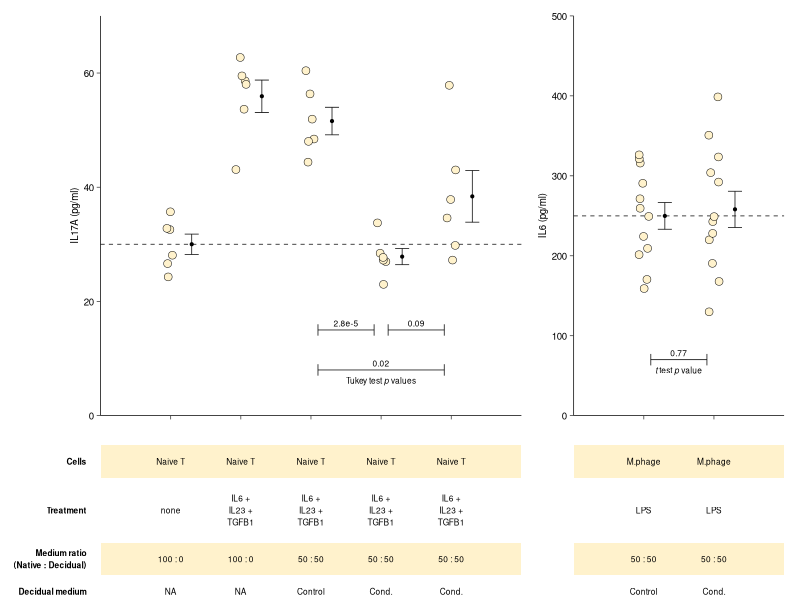

This figure's R source: (Note: this script raises an error after producing the figure.)
### packages ==================================================================
library(tidyverse)
library(cowplot)
library(ggtext)
library(patchwork)

### read absorbance data ======================================================
## IL17A
il17a <- list()
il17a[["stds"]] <- read.csv("data/elisa/20170621_ELISA_IL17A_standards.csv")
il17a[["samp"]] <- read.csv("data/elisa/20170621_ELISA_IL17A_samples.csv")
il17a$samp$sample_name <- factor(il17a$samp$sample_name, 
                                 levels = c("T_unstim", "T_stim", "d0_imm", "d2_imm", "d10_imm"))
il17a[["dilution"]] <- 1 # undiluted samples were used for ELISA

## IL6
il6 <- list()
il6[["stds"]] <- read.csv("data/elisa/20170224_ELISA_IL6_standards.csv") # same batch as samples
il6[["samp"]] <- read.csv("data/elisa/20170326_ELISA_IL6_samples.csv") 
il6$samp$sample_name <- factor(il6$samp$sample_name, 
                               levels = c("d0", "d2"))
il6[["dilution"]] <- 5 # 1:5 diluted samples were used for ELISA

### calculate concentrations ==================================================
## fit linear models
il17a$lm <- lm(data = il17a$stds, 
               formula = log10(abs_corrected[2:8]) ~ log10(conc_pgml[2:8]))
il6$lm <- lm(data = il6$stds,
             formula = log10(abs_corrected[1:7]) ~ log10(conc_pgml[1:7]))

## calculate concentrations
il17a$samp$conc_pgml <- il17a$dilution * (
  10 ^ (
    (log10(il17a$samp$abs_corrected) - il17a$lm$coefficients[[1]]) /
      il17a$lm$coefficients[[2]]
  )
)

il6$samp$conc_pgml <- il6$dilution * (
  10 ^ (
    (log10(il6$samp$abs_corrected) - il6$lm$coefficients[[1]]) /
      il6$lm$coefficients[[2]]
  )
)

### stats =====================================================================
il17a$anova <- aov(lm(data = il17a$samp, formula = conc_pgml ~ sample_name))
il17a$tukey <- TukeyHSD(il17a$anova)

il6$anova <- aov(lm(data = il6$samp, formula = conc_pgml ~ sample_name))
il6$tukey <- TukeyHSD(il6$anova)

### basic plots ===============================================================
## theme and colors
rectcol1 <- "white" # colors for rectagle annotations. see below.
rectcol2 <- "#FFF2CC"

plot_theme <-  theme_classic() +
  theme(axis.title.x = element_blank(),
        axis.text.x = element_blank(),
        axis.text.y = element_text(size = 7, colour = "black"),
        axis.title.y = element_text(size = 7),
        axis.line = element_line(size = 0.25),
        axis.ticks = element_line(size = 0.25)) 

## IL17A
il17a$p <- ggplot(data = il17a$samp, aes(x = sample_name, y = conc_pgml)) +
  geom_hline(yintercept = mean(il17a$samp$conc_pgml[il17a$samp$sample_name == "T_unstim"]),
             linetype = 2, color = "black", size = 0.25) +
  geom_jitter(size = 2.5, shape = 21, alpha = 2,
              stroke = 0.25, width = 0.075, color = "black", fill = "#FFF2CC") +
  coord_cartesian(ylim = c(0, 70), xlim = c(0, 6), clip = "off", expand = FALSE) +
  stat_summary(data = il17a$samp, fun.data = 'mean_se',
               size = 0.25, colour = 'black', geom = 'errorbar', width = 0.2, 
               position = position_nudge(x = 0.30)) +
  stat_summary(data = il17a$samp, fun.data = 'mean_se',
               geom = 'point', size = 0.75, shape = 21, fill="black",
               position = position_nudge(x = 0.30)) +
  ylab('IL17A (pg/ml)') +
  plot_theme

## IL6
il6$p <- ggplot(data = il6$samp, aes(x = sample_name, y = conc_pgml)) +
  geom_hline(yintercept = mean(il6$samp$conc_pgml[il6$samp$sample_name == "d0"]),
             linetype = 2, color = "black", size = 0.25) +
  geom_jitter(size = 2.5, shape = 21, alpha = 1.5,
              stroke = 0.25, width = 0.075, color = "black", fill = "#FFF2CC") +
  coord_cartesian(ylim = c(0, 500), xlim = c(0, 3), clip = "off", expand = FALSE) +
  stat_summary(data = il6$samp, fun.data = 'mean_se',
               size = 0.25, colour = 'black', geom = 'errorbar', width = 0.2, 
               position = position_nudge(x = 0.30)) +
  stat_summary(data = il6$samp, fun.data = 'mean_se',
               geom = 'point', size = 0.75, shape = 21, fill="black",
               position = position_nudge(x = 0.30)) +
  ylab('IL6 (pg/ml)') +
  plot_theme

### add p values ==============================================================
## IL17A ----------------------------------------------------------------------
# segment data
il17a.seg.adj <- 0.1
il17a.tick.height <- 1
il17a.seg.size <- 0.25

il17a.segs <- data.frame(
  seg = c("1", "2", "3"),
  sample1 = c(3, 3, 4),
  sample2 = c(5, 4, 5),
  pval = c("0.02", "2.8e-5", "0.09"), 
  y = c(8, 15, 15)
)

il17a.segs$x <- il17a.segs$sample1 + il17a.seg.adj
il17a.segs$xend <- il17a.segs$sample2 - il17a.seg.adj
il17a.segs$tick.y <- il17a.segs$y - il17a.tick.height
il17a.segs$tick.yend  <- il17a.segs$y + il17a.tick.height

# add segments and pvals to plot
for(i in 1:nrow(il17a.segs)){
  il17a$p <- il17a$p + # segments
    annotate(geom = "segment", size = il17a.seg.size,
             x = il17a.segs$x[i], xend = il17a.segs$xend[i], 
             y = il17a.segs$y[i], yend = il17a.segs$y[i])
  il17a$p <- il17a$p + # left tick
    annotate(geom = "segment", size = il17a.seg.size,
             x = il17a.segs$x[i], xend = il17a.segs$x[i],
             y = il17a.segs$tick.y[i], yend = il17a.segs$tick.yend[i])
  il17a$p <- il17a$p + # right tick
    annotate(geom = "segment", size = il17a.seg.size,
             x = il17a.segs$xend[i], xend = il17a.segs$xend[i],
             y = il17a.segs$tick.y[i], yend = il17a.segs$tick.yend[i])
  il17a$p <- il17a$p + # pvalue
    annotate(geom = "text", size = 6/.pt, vjust = -0.5,
             x = mean(c(il17a.segs$x[i], il17a.segs$xend[i])), y = il17a.segs$y[i],
             label = il17a.segs$pval[i])
}

il17a$p <- il17a$p +
  annotate(geom = "richtext", label = "Tukey test *p* values",
           x = 4, y = il17a.segs$y[1], size = 6/.pt, vjust = 1.75, 
           fill = NA, 
           label.color = NA, # remove background and outline
           label.padding = grid::unit(0, "pt"))

## IL6 ------------------------------------------------------------------------
# segment data
il6.seg.adj <- 0.1
il6.tick.height <- il17a.tick.height * (500 / 70) # have to convert (ymax of il6 over ymax of il17a)
il6.seg.size <- 0.25

il6.segs <- data.frame(
  seg = c("1"),
  sample1 = c(1),
  sample2 = c(2),
  pval = c("0.77"), 
  y = c(70)
)

il6.segs$x <- il6.segs$sample1 + il6.seg.adj
il6.segs$xend <- il6.segs$sample2 - il6.seg.adj
il6.segs$tick.y <- il6.segs$y - il6.tick.height
il6.segs$tick.yend  <- il6.segs$y + il6.tick.height

# add to plot
for(i in 1:nrow(il6.segs)){
  il6$p <- il6$p + # segments
    annotate(geom = "segment", size = il6.seg.size,
             x = il6.segs$x[i], xend = il6.segs$xend[i], 
             y = il6.segs$y[i], yend = il6.segs$y[i])
  il6$p <- il6$p + # left tick
    annotate(geom = "segment", size = il6.seg.size,
             x = il6.segs$x[i], xend = il6.segs$x[i],
             y = il6.segs$tick.y[i], yend = il6.segs$tick.yend[i])
  il6$p <- il6$p + # right tick
    annotate(geom = "segment", size = il6.seg.size,
             x = il6.segs$xend[i], xend = il6.segs$xend[i],
             y = il6.segs$tick.y[i], yend = il6.segs$tick.yend[i])
  il6$p <- il6$p + # pvalue
    annotate(geom = "text", size = 6/.pt, vjust = -0.5,
             x = mean(c(il6.segs$x[i], il6.segs$xend[i])), y = il6.segs$y[i],
             label = il6.segs$pval[i])
}

il6$p <- il6$p +
  annotate(geom = "richtext", label = "*t* test *p* value",
           x = 1.5, y = il6.segs$y[1], size = 6/.pt, vjust = 1.75, 
           fill = NA, 
           label.color = NA, # remove background and outline
           label.padding = grid::unit(0, "pt"))

### add margins ===============================================================
# add margins to accommodate annotation
il17a$p.mar <- il17a$p +
  theme(plot.margin = margin(6, 6, 125, 45, unit = "pt"))
il6$p.mar <- il6$p +
  theme(plot.margin = margin(6, 6, 125, 6, unit = "pt"))

### parameters for annotation data ============================================
# common to both IL17A and IL6
annsize <- 6/.pt
rectcol1 <- "#FFF2CC"
rectcol2 <- "white" #"#FFFAEA"

### add annotations: IL17A ====================================================
il17a.annstart.y <- -8
il17a.thickness.adj <- 0.9 # for adjusting heigh of box relative to text lines

il17a$ann <- data.frame(
  titles = c("Cells", "Treatment", "Medium ratio\n(Native : Decidual)", "Decidual medium", "Decidualization\nduration (days)"),
  s1 = c("Naive T", "none", "100 : 0", "NA", "NA"),
  s2 = c("Naive T", "IL6 +\nIL23 +\nTGFB1", "100 : 0", "NA", "NA"),
  s3 = c("Naive T", "IL6 +\nIL23 +\nTGFB1", "50 : 50", "Control", "NA"),
  s4 = c("Naive T", "IL6 +\nIL23 +\nTGFB1", "50 : 50", "Cond.", "2"),
  s5 = c("Naive T", "IL6 +\nIL23 +\nTGFB1", "50 : 50", "Cond.", "10"),
  rowpos = c(1:5),
  thickness = c(1.5, 3, 1.5, 1.5, 1.5) # ~ number of text lines
)

il17a$ann$mid <- NA
il17a$ann$mid[1] <- il17a.annstart.y

for(i in 2:5) {
  il17a$ann$mid[i] <- il17a$ann$mid[(i-1)] - 
    (il17a$ann$thickness[(i-1)] + il17a$ann$thickness[(i)]) * 
    (annsize * il17a.thickness.adj)
} # y midpoint for each box based on required height to accommodate text
il17a$ann$min <- il17a$ann$mid - -(il17a$ann$thickness * 
                                     (annsize * il17a.thickness.adj))
il17a$ann$max <- il17a$ann$mid -  (il17a$ann$thickness * 
                                     (annsize * il17a.thickness.adj))


is.even <- function(x) x %% 2 == 0

# text box rectangles
il17a$p.ann <- il17a$p.mar
for(i in il17a$ann$rowpos) {
  if (is.even(i))
    il17a$p.ann <- il17a$p.ann +
      annotate(geom = "rect", 
               xmin = 0, xmax = 6, 
               ymin = il17a$ann$min[i], 
               ymax = il17a$ann$max[i],
               fill = rectcol2)
  else
    il17a$p.ann <- il17a$p.ann +
      annotate(geom = "rect", 
               xmin = 0, xmax = 6, 
               ymin = il17a$ann$min[i], 
               ymax = il17a$ann$max[i],
               fill = rectcol1)
}

# text
for(i in il17a$ann$rowpos) {
  il17a$p.ann <- il17a$p.ann + 
    annotate(geom = "text",
             x = -0.2, y = il17a$ann$mid[i], 
             label = il17a$ann$titles[i],
             hjust = 1, 
             size = annsize, 
             fontface = 2) # titles
  
  for(j in 1:5) {
    il17a$p.ann <- il17a$p.ann +  
      annotate(geom = "text", 
               x = j, y = il17a$ann$mid[i], 
               label = il17a$ann[i, paste0("s", j)], 
               size = annsize) 
  }
}

### add annotations: IL6 ======================================================
# If we use the same numbers as above, the annotations will not be aligned with the IL17A plot's annotations. This is because we are using native coordinate units, and the coordinates are different between the plots, i.e. IL17A y goes from 0 to 70 and IL6 y goes from 0 to 500. Using the same y numbers as IL17A plot for IL6 will squish the annotations. We have to multiply all y numbers with (500/70)
il17a.ymax <- 70
il6.ymax <- 500
conv <- il6.ymax / il17a.ymax

il6.annstart.y <- il17a.annstart.y * conv
il6.thickness.adj <- il17a.thickness.adj * conv # for adjusting heigh of box relative to text lines

il6$ann <- data.frame(
  titles = c("Cells", "Treatment", "Medium ratio\n(Native : Decidual)", "Decidual medium", "Decidualization\nduration (days)"),
  s1 = c("M.phage", "LPS", "50 : 50", "Control", "NA"),
  s2 = c("M.phage", "LPS", "50 : 50", "Cond.", "2"),
  rowpos = c(1:5),
  thickness = c(1.5, 3, 1.5, 1.5, 1.5) # ~ number of text lines
)

il6$ann$mid <- NA
il6$ann$mid[1] <- il6.annstart.y

for(i in 2:5) {
  il6$ann$mid[i] <- il6$ann$mid[(i-1)] - 
    (il6$ann$thickness[(i-1)] + il6$ann$thickness[(i)]) * 
    (annsize * il6.thickness.adj)
} # y midpoint for each box based on required height to accommodate text
il6$ann$min <- il6$ann$mid - -(il6$ann$thickness * (annsize * il6.thickness.adj))
il6$ann$max <- il6$ann$mid -  (il6$ann$thickness * (annsize * il6.thickness.adj))


is.even <- function(x) x %% 2 == 0

# text box rectangles
il6$p.ann <- il6$p.mar
for(i in il6$ann$rowpos) {
  if (is.even(i))
    il6$p.ann <- il6$p.ann +
      annotate(geom = "rect", 
               xmin = 0, xmax = 3, 
               ymin = il6$ann$min[i], 
               ymax = il6$ann$max[i],
               fill = rectcol2)
  else
    il6$p.ann <- il6$p.ann +
      annotate(geom = "rect", 
               xmin = 0, xmax = 3, 
               ymin = il6$ann$min[i], 
               ymax = il6$ann$max[i],
               fill = rectcol1)
}

# text
for(i in il6$ann$rowpos) {
  for(j in 1:2) {
    il6$p.ann <- il6$p.ann +  
      annotate(geom = "text", 
               x = j, y = il6$ann$mid[i], 
               label = il6$ann[i, paste0("s", j)], 
               size = annsize) 
  }
}

### align plots ===============================================================
layout <- c(area(t = 1, l = 1, b = 4, r = 6),
            area(t = 1, l = 7, b = 4, r = 9))
composite <- il17a$p.ann + il6$p.ann + plot_layout(design = layout)

cowplot::ggsave2(
  filename = "results/fig_04_elisa/fig04_panel-BC_elisa.pdf",
  composite,
  width = 6, height = 4.5, units = "in")



